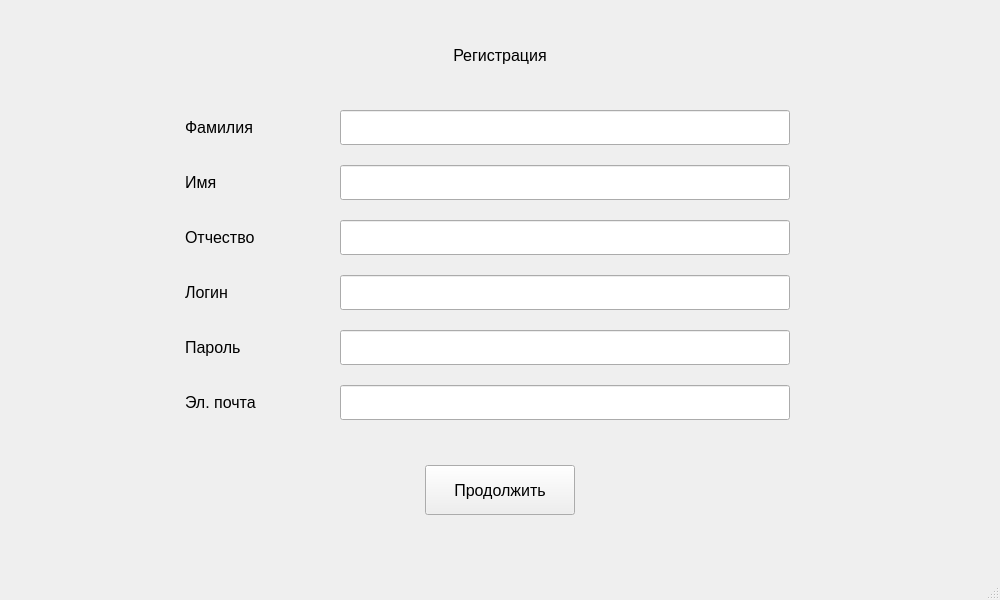
<?xml version="1.0" encoding="UTF-8"?>
<ui version="4.0">
 <class>MainWindow</class>
 <widget class="QMainWindow" name="MainWindow">
  <property name="geometry">
   <rect>
    <x>0</x>
    <y>0</y>
    <width>1000</width>
    <height>600</height>
   </rect>
  </property>
  <property name="windowTitle">
   <string>MainWindow</string>
  </property>
  <widget class="QWidget" name="centralwidget">
   <widget class="QLineEdit" name="lineEdit">
    <property name="geometry">
     <rect>
      <x>340</x>
      <y>110</y>
      <width>450</width>
      <height>35</height>
     </rect>
    </property>
   </widget>
   <widget class="QLineEdit" name="lineEdit_2">
    <property name="geometry">
     <rect>
      <x>340</x>
      <y>165</y>
      <width>450</width>
      <height>35</height>
     </rect>
    </property>
   </widget>
   <widget class="QLineEdit" name="lineEdit_3">
    <property name="geometry">
     <rect>
      <x>340</x>
      <y>275</y>
      <width>450</width>
      <height>35</height>
     </rect>
    </property>
   </widget>
   <widget class="QLineEdit" name="lineEdit_4">
    <property name="geometry">
     <rect>
      <x>340</x>
      <y>220</y>
      <width>450</width>
      <height>35</height>
     </rect>
    </property>
   </widget>
   <widget class="QLineEdit" name="lineEdit_5">
    <property name="geometry">
     <rect>
      <x>340</x>
      <y>385</y>
      <width>450</width>
      <height>35</height>
     </rect>
    </property>
   </widget>
   <widget class="QLineEdit" name="lineEdit_6">
    <property name="geometry">
     <rect>
      <x>340</x>
      <y>330</y>
      <width>450</width>
      <height>35</height>
     </rect>
    </property>
   </widget>
   <widget class="QPushButton" name="pushButton">
    <property name="geometry">
     <rect>
      <x>425</x>
      <y>465</y>
      <width>150</width>
      <height>50</height>
     </rect>
    </property>
    <property name="font">
     <font>
      <pointsize>12</pointsize>
     </font>
    </property>
    <property name="text">
     <string>Продолжить</string>
    </property>
   </widget>
   <widget class="QLabel" name="label">
    <property name="geometry">
     <rect>
      <x>425</x>
      <y>30</y>
      <width>150</width>
      <height>50</height>
     </rect>
    </property>
    <property name="font">
     <font>
      <pointsize>12</pointsize>
     </font>
    </property>
    <property name="text">
     <string>Регистрация</string>
    </property>
    <property name="alignment">
     <set>Qt::AlignCenter</set>
    </property>
   </widget>
   <widget class="QLabel" name="label_2">
    <property name="geometry">
     <rect>
      <x>185</x>
      <y>110</y>
      <width>120</width>
      <height>35</height>
     </rect>
    </property>
    <property name="font">
     <font>
      <pointsize>12</pointsize>
     </font>
    </property>
    <property name="text">
     <string>Фамилия</string>
    </property>
   </widget>
   <widget class="QLabel" name="label_3">
    <property name="geometry">
     <rect>
      <x>185</x>
      <y>165</y>
      <width>120</width>
      <height>35</height>
     </rect>
    </property>
    <property name="font">
     <font>
      <pointsize>12</pointsize>
     </font>
    </property>
    <property name="text">
     <string>Имя</string>
    </property>
   </widget>
   <widget class="QLabel" name="label_4">
    <property name="geometry">
     <rect>
      <x>185</x>
      <y>220</y>
      <width>120</width>
      <height>35</height>
     </rect>
    </property>
    <property name="font">
     <font>
      <pointsize>12</pointsize>
     </font>
    </property>
    <property name="text">
     <string>Отчество</string>
    </property>
   </widget>
   <widget class="QLabel" name="label_5">
    <property name="geometry">
     <rect>
      <x>185</x>
      <y>275</y>
      <width>120</width>
      <height>35</height>
     </rect>
    </property>
    <property name="font">
     <font>
      <pointsize>12</pointsize>
     </font>
    </property>
    <property name="text">
     <string>Логин</string>
    </property>
   </widget>
   <widget class="QLabel" name="label_6">
    <property name="geometry">
     <rect>
      <x>185</x>
      <y>330</y>
      <width>120</width>
      <height>35</height>
     </rect>
    </property>
    <property name="font">
     <font>
      <pointsize>12</pointsize>
     </font>
    </property>
    <property name="text">
     <string>Пароль</string>
    </property>
   </widget>
   <widget class="QLabel" name="label_7">
    <property name="geometry">
     <rect>
      <x>185</x>
      <y>385</y>
      <width>120</width>
      <height>35</height>
     </rect>
    </property>
    <property name="font">
     <font>
      <pointsize>12</pointsize>
     </font>
    </property>
    <property name="text">
     <string>Эл. почта</string>
    </property>
   </widget>
  </widget>
  <widget class="QMenuBar" name="menubar">
   <property name="geometry">
    <rect>
     <x>0</x>
     <y>0</y>
     <width>1000</width>
     <height>26</height>
    </rect>
   </property>
  </widget>
  <widget class="QStatusBar" name="statusbar"/>
 </widget>
 <resources/>
 <connections/>
</ui>
